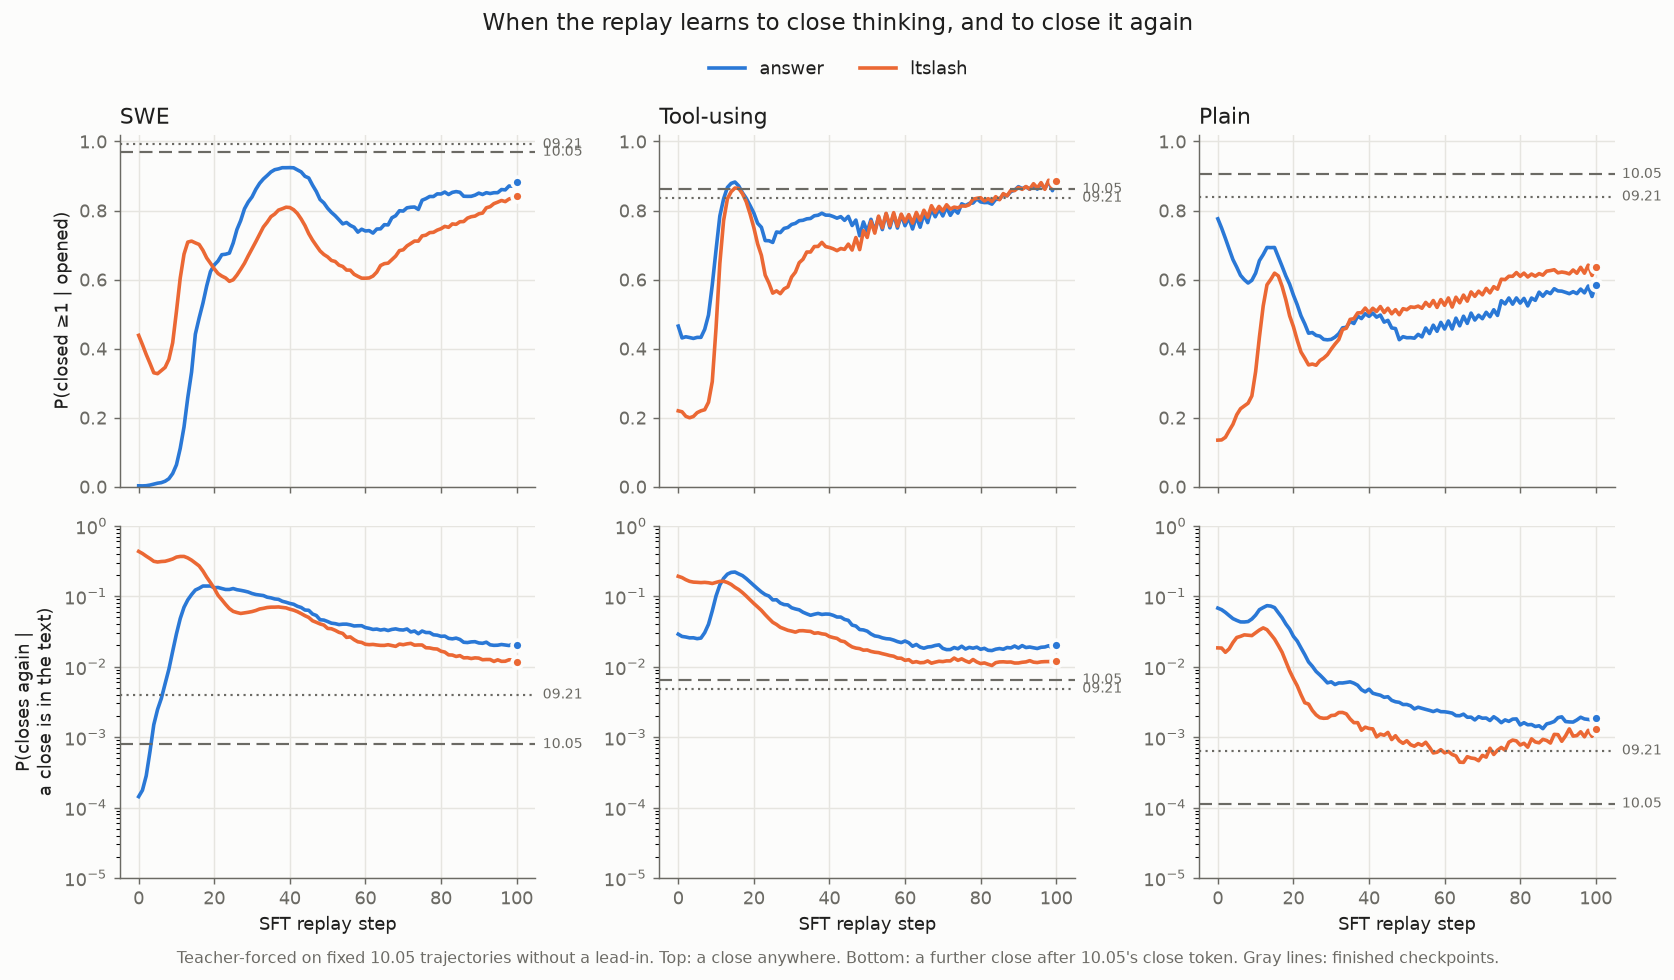

The script that saved this image:
# Copyright The Marin Authors
# SPDX-License-Identifier: Apache-2.0

"""When a replay learns to close thinking, and to close it again, per step.

Usage: hazard_curves.py TRAJECTORIES_JSONL OUT_PREFIX NAME=DIR [NAME=DIR ...] [ref:NAME=PATH ...]

A ``ref:`` entry is a finished checkpoint drawn as a horizontal reference: a directory with one probe dump, or
a ``reclose_logprobs.py`` JSON whose ``trajectories`` follow TRAJECTORIES_JSONL's order. That vLLM path reads
p(close) from the top-20 prompt logprobs, so its values are lower bounds; on 10.05 they match the in-training
probe to within 0.004 on ``p_ge1`` and 0.001 on ``hazard``.

Each DIR holds a replay's per-trajectory probe dumps (``step-N.jsonl`` from ``reclose_eval.py``). Both metrics
are teacher-forced along the fixed 10.05 trajectories without a lead-in, averaged per group:

* ``p_ge1``, P(thinking closed at least once | opened): every position from the first reasoning token through
  the end of the scored text is an independent chance to emit ``<|end_think|>``, so nothing assumes 10.05
  closed in the right place.
* ``hazard``, P(closed again | a close is already in the text): the chance of another close in the
  continuation after 10.05's close token. Closes earlier in the reasoning do not count here, because under
  teacher forcing the text never contains them.

Dumps written after commit 9893fb5798 carry the exact ``p_ge1``. Older dumps keep only the mean close
probability over the reasoning (``p_premature``, ``L`` positions), the probability at 10.05's close and the
continuation hazard; for those, ``p_ge1`` treats the reasoning as ``Binomial(L, mean)``, a lower bound (AM-GM).
``hazard`` is exact in every dump.

Writes ``OUT_PREFIX.csv`` and ``OUT_PREFIX.png`` and prints, for each run and group, the first step where each
metric reaches each reference checkpoint's level.
"""

import csv
import json
import sys
from collections import defaultdict
from pathlib import Path

import matplotlib as mpl

mpl.use("Agg")
import matplotlib.pyplot as plt
import numpy as np

FIRST_STEP = 157000
METRICS = ("p_ge1", "hazard")
GROUPS = {"swe": "SWE", "other+tool": "Tool-using", "other-plain": "Plain"}
COLORS = ("#2a78d6", "#eb6834", "#1baf7a", "#eda100")
REF_STYLES = ((0, (6, 3)), (0, (1, 2)))
SURFACE, INK, MUTED, GRID = "#fcfcfb", "#1f1f1e", "#6b6a64", "#e6e5e0"


def key(row: dict) -> tuple:
    return row["group"], row["id"], row["sample"], row["bridge"]


def estimated_p_ge1(row: dict, reasoning_length: int) -> float:
    return 1.0 - (1.0 - row["p_premature"]) ** reasoning_length * (1.0 - row["p_first_close"]) * (1.0 - row["hazard"])


def group_means(rows: list[dict], lengths: dict[tuple, int]) -> dict[str, dict[str, float]]:
    cells = defaultdict(list)
    for row in rows:
        if row["bridge"]:
            continue
        p_ge1 = row["p_ge1"] if "p_ge1" in row else estimated_p_ge1(row, lengths[key(row)])
        cells[row["group"]].append((p_ge1, row["hazard"]))
    return {group: dict(zip(METRICS, np.mean(values, axis=0), strict=True)) for group, values in cells.items()}


def read_jsonl(path: Path) -> list[dict]:
    with open(path) as handle:
        return [json.loads(line) for line in handle]


def reference_means(path: str, trajectories: list[dict], lengths: dict[tuple, int]) -> dict[str, dict[str, float]]:
    if Path(path).is_dir():
        (dump,) = Path(path).glob("step-*.jsonl")
        return group_means(read_jsonl(dump), lengths)
    with open(path) as handle:
        stats = json.load(handle)["trajectories"]
    fields = ("group", "id", "sample", "bridge")
    rows = [{**{f: t[f] for f in fields}, **s} for t, s in zip(trajectories, stats, strict=True)]
    return group_means(rows, lengths)


def first_step(series: dict[int, float], threshold: float, falling: bool) -> int | None:
    """First step at or past ``threshold``: at or below it when ``falling``, else at or above it."""
    return next((s for s in sorted(series) if (series[s] <= threshold if falling else series[s] >= threshold)), None)


def main() -> None:
    trajectories = read_jsonl(Path(sys.argv[1]))
    lengths = {key(t): t["close"] - t["reasoning_start"] for t in trajectories}
    out = sys.argv[2]
    runs, refs = {}, {}
    for spec in sys.argv[3:]:
        name, path = spec.split("=", 1)
        if name.startswith("ref:"):
            refs[name.removeprefix("ref:")] = reference_means(path, trajectories, lengths)
            continue
        runs[name] = {
            int(p.stem.split("-")[1]) - FIRST_STEP: group_means(read_jsonl(p), lengths)
            for p in sorted(Path(path).glob("step-*.jsonl"))
        }

    with open(f"{out}.csv", "w", newline="") as handle:
        writer = csv.writer(handle)
        writer.writerow(["run", "step", "group", *METRICS])
        for name, steps in runs.items():
            for step, groups in sorted(steps.items()):
                for group, m in sorted(groups.items()):
                    writer.writerow([name, step, group, *(m[k] for k in METRICS)])

    for ref, levels in refs.items():
        print(
            f"reference {ref}: " + "  ".join(f"{g} {levels[g]['p_ge1']:.3f}/{levels[g]['hazard']:.4f}" for g in GROUPS)
        )
    print("first step reaching each reference level: P(>=1 | opened) rising to it, then hazard falling to it")
    for name, steps in runs.items():
        for group in GROUPS:
            series = {k: {s: g[group][k] for s, g in steps.items()} for k in METRICS}
            reached = [
                f"{metric} {ref}={first_step(series[metric], levels[group][metric], falling=metric == 'hazard')}"
                for metric in METRICS
                for ref, levels in refs.items()
            ]
            last = max(steps)
            print(
                f"  {name:<14}{group:<12}"
                + "  ".join(reached)
                + f"  | step {last}: {series['p_ge1'][last]:.3f}/{series['hazard'][last]:.4f}"
            )

    rows = (
        ("p_ge1", "P(closed ≥1 | opened)", "linear"),
        ("hazard", "P(closes again |\na close is in the text)", "log"),
    )
    plt.rcParams.update({"font.size": 10, "axes.edgecolor": MUTED, "text.color": INK, "axes.labelcolor": INK})
    fig, axes = plt.subplots(len(rows), len(GROUPS), figsize=(13, 7), sharex=True, facecolor=SURFACE)
    for col, (group, title) in enumerate(GROUPS.items()):
        for r, (metric, label, scale) in enumerate(rows):
            ax = axes[r][col]
            ax.set_facecolor(SURFACE)
            for (name, steps), color in zip(runs.items(), COLORS, strict=False):
                xs = sorted(steps)
                ys = [steps[s][group][metric] for s in xs]
                ax.plot(xs, ys, color=color, linewidth=2, label=name)
                ax.plot(xs[-1], ys[-1], "o", color=color, markersize=6, markeredgecolor=SURFACE, markeredgewidth=2)
            for (ref, levels), style in zip(refs.items(), REF_STYLES, strict=False):
                level = levels[group][metric]
                ax.axhline(level, color=MUTED, linewidth=1.2, linestyle=style)
                ax.annotate(
                    ref,
                    (1.0, level),
                    xycoords=("axes fraction", "data"),
                    xytext=(4, 0),
                    textcoords="offset points",
                    va="center",
                    fontsize=8,
                    color=MUTED,
                )
            ax.set_yscale(scale)
            ax.set_ylim(*((0, 1.02) if scale == "linear" else (1e-5, 1)))
            ax.grid(True, color=GRID, linewidth=0.8)
            ax.tick_params(colors=MUTED)
            for side in ("top", "right"):
                ax.spines[side].set_visible(False)
            if r == 0:
                ax.set_title(title, fontsize=12, loc="left")
            if col == 0:
                ax.set_ylabel(label)
            if r == len(rows) - 1:
                ax.set_xlabel("SFT replay step")
    handles, labels = axes[0][0].get_legend_handles_labels()
    fig.legend(handles, labels, loc="upper center", ncol=len(runs), frameon=False, bbox_to_anchor=(0.5, 1.0))
    fig.suptitle("When the replay learns to close thinking, and to close it again", y=1.035, fontsize=13)
    fig.text(
        0.5,
        -0.01,
        "Teacher-forced on fixed 10.05 trajectories without a lead-in. Top: a close anywhere. Bottom: a further"
        " close after 10.05's close token. Gray lines: finished checkpoints.",
        ha="center",
        color=MUTED,
        fontsize=9,
    )
    fig.tight_layout()
    fig.savefig(f"{out}.png", dpi=130, bbox_inches="tight", facecolor=SURFACE)


if __name__ == "__main__":
    main()
